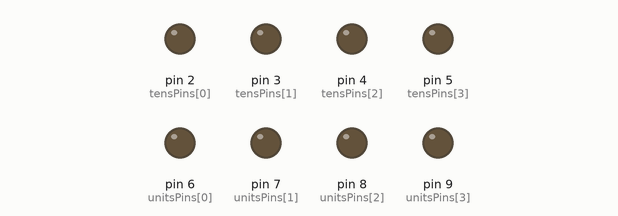
Bench run of a sketch on a simulated Arduino Uno, built with avr-gcc and run on an emulated ATmega328P. On the bench: output pins drawn as LEDs (lit = HIGH).

Above: at 0.1 s.
At 4.1 s:
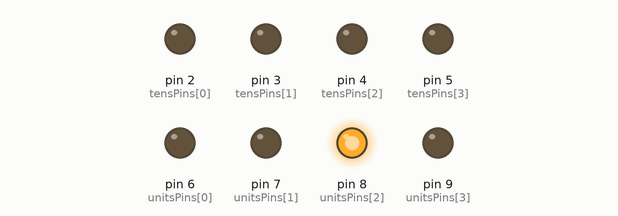
At 9.1 s:
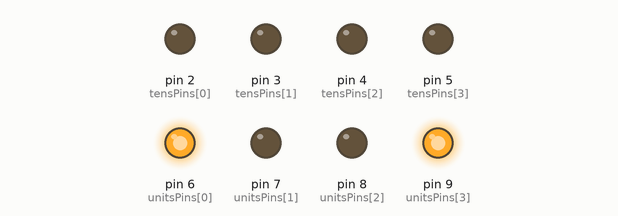
At 19.1 s:
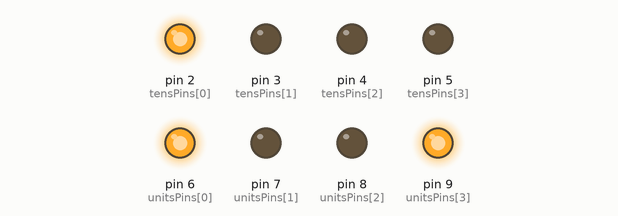
At 29.1 s:
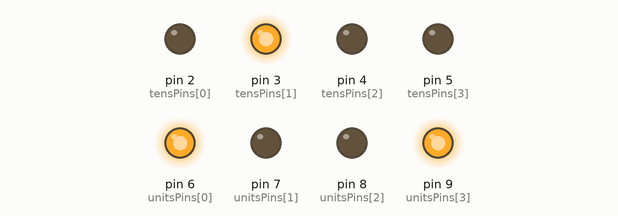
At 39.1 s:
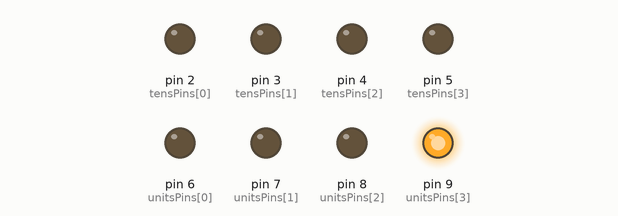
Timing chart, 0 to 40.0 s (numbered marks = the images above):
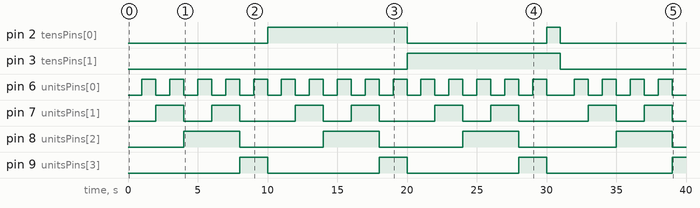

Measured:
- by itself, pin 2 (tensPins[0]): LOW → HIGH at 10.0 s, → LOW 10.0 s later, → HIGH 10.0 s later, → LOW 1.0 s later
- by itself, pin 3 (tensPins[1]): LOW → HIGH at 20.0 s, → LOW 11.0 s later
- by itself, pin 6 (unitsPins[0]): goes 14 × (HIGH 1.0 s, LOW 1.0 s), HIGH 1.0 s, LOW 2.0 s, 3 × (HIGH 1.0 s, LOW 1.0 s), HIGH 1.0 s, then LOW
- by itself, pin 7 (unitsPins[1]): LOW → HIGH at 2.0 s, → LOW 2.0 s later, → HIGH 2.0 s later, → LOW 2.0 s later, … (16 changes in this stretch)
- by itself, pin 8 (unitsPins[2]): LOW → HIGH at 4.0 s, → LOW 4.0 s later, → HIGH 6.0 s later, → LOW 4.0 s later, … (8 changes in this stretch)
- by itself, pin 9 (unitsPins[3]): alternates HIGH for 2.0 s and LOW for 8.0 s

The sketch:

brilliant_habbi_rottis1.ino
```cpp
const int tensPins[] = {2, 3, 4, 5};
const int unitsPins[] = {6, 7, 8, 9};

void showDigit(int digit, const int pins[]) {
  for (int i = 0; i < 4; i++) {
    digitalWrite(pins[i], (digit >> i) & 1);
  }
}

void setup() {
  for (int i = 0; i < 4; i++) {
    pinMode(tensPins[i], OUTPUT);
    pinMode(unitsPins[i], OUTPUT);
  }
}

void loop() {
  for (int number = 0; number <= 30; number++) {
    int tens = number / 10;
    int units = number % 10;

    showDigit(tens, tensPins);
    showDigit(units, unitsPins);

    delay(1000);
  }
}
```
